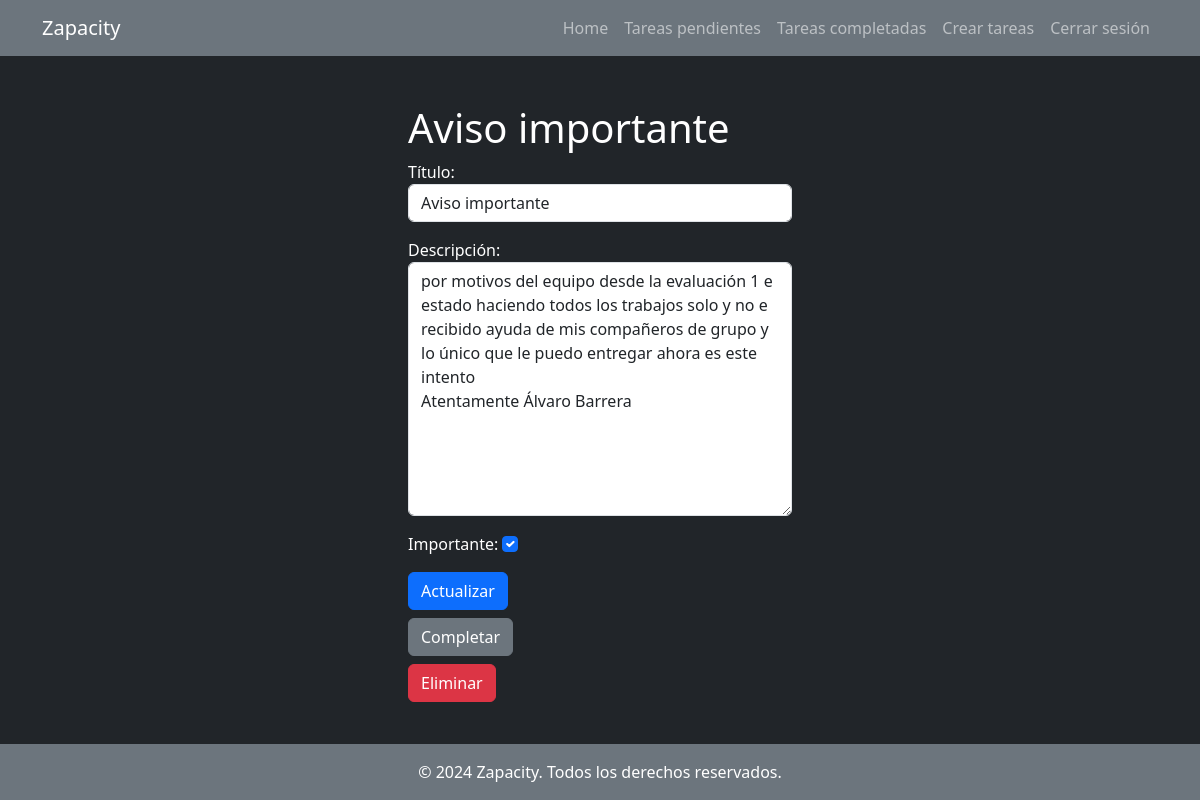
Page /tasks/14/ (signed in) on the committed database.
### main/models.py (models this page shows, shortened)
class  task(models.Model):
    title = models.CharField(max_length=100)
    description= models.TextField(blank=True)
    created= models.DateTimeField(auto_now_add=True)
    datecompleted=models.DateTimeField(null=True, blank=True)
    important= models.BooleanField(default=False)
    user=models.ForeignKey(User, on_delete=models.CASCADE)

### main/views.py (the view, shortened to what this page needs)
# urls.py: path('tasks/<int:task_id>/',views.detail_tasks,name='detail_tasks'),
@login_required
def detail_tasks(request,task_id):
    if request.method=='GET':
        tasks=get_object_or_404(task,pk=task_id, user=request.user)
        form=taskform(instance=tasks)
        return render(request, 'task_detail.html',{'tasks':tasks,'form':form})

### main/forms.py
class taskform(forms.ModelForm):
    class Meta:
        model = task
        fields = ['title', 'description', 'important']
        labels = {
            'title': 'Título',
            'description': 'Descripción',
            'important': 'Importante',
        }
        widgets = {
            'title': forms.TextInput(attrs={'class': 'form-control', 'placeholder': 'Título'}),
            'description': forms.Textarea(attrs={'class': 'form-control', 'placeholder': 'Descripción'}),
            'important': forms.CheckboxInput(attrs={'class': 'form-check-input'}),
        }

### main/templates/task_detail.html (shortened to what this page needs)
{% extends 'base.html'%}
{% block content %}
    <main class="conteiner text-white">
        <div class="row">
            <div class="col-md-4 offset-md-4 mt-5">
                <h1>{{tasks.title}}</h1>
                <div class="d-flex flex-column gap-2">
                    <form method="POST">
                        {{form.as_p}}
                        <button class="btn btn-primary">Actualizar</button>
                    </form>
                    <form action="{% url 'complete_task' tasks.id %}"  method="POST">
                        <button class="btn btn-secondary">Completar</button>
                    </form>
                    <form action="{% url 'delete_task' tasks.id %}"  method="POST">
                        <button class="btn btn-danger">Eliminar</button>
                    </form>
                </div>
            </div>
        </div>
    </main>
{% endblock %}

### main/static/css/styles.css (style rules this page uses)
body, html { height: 100%; margin: 0; display: flex; flex-direction: column; }

### rows in the picture
task: title "Aviso importante", description "por motivos del equipo desde la evaluación 1 e estado haciendo todos los trabajos solo y no e recibido ayuda de mis compañeros de grupo y lo único que le puedo entregar ahora es este intento Atentamente Álvaro Barrera", important "☑"
